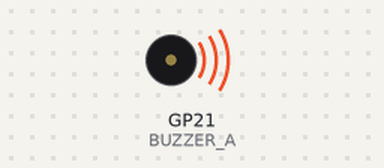
Simulated run of this program. Board: Raspberry Pi Pico running MicroPython. Parts: buzzer (waves = sounding). At 1.5 s the program stops and its outputs stay as they are.

Above: at 1.0 s.
At 1.5 s:
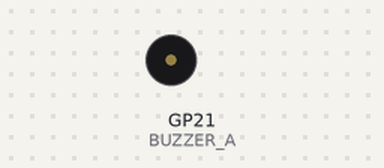
Timing chart, 0 to 3.0 s (numbered marks = the images above):
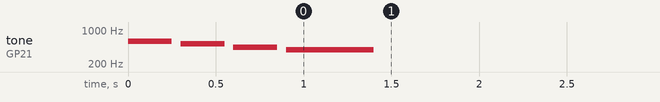

Measured:
- by itself, tone on GP21 (BUZZER_A): plays 587 Hz for 0.25 s, 523 Hz for 0.25 s, 440 Hz for 0.25 s, 392 Hz for 0.50 s

The program:

Happy.py
```python
import time
from machine import Pin, PWM

BUZZER_A = Pin(21, Pin.OUT)
buzzer_pwm = PWM(BUZZER_A)
buzzer_pwm.freq(1000)  # Definir uma frequência inicial válida
buzzer_pwm.duty_u16(0)  # Amplitude inicial é 0 para ficar silencioso

def sad():
    # Notas da melodia (em Hz)
    D5 = 587
    C5 = 523
    A4 = 440
    G4 = 392

    melody = [D5, C5, A4, G4]
    durations = [0.25, 0.25, 0.25, 0.5]  # Cada nota dura um quarto de segundo

    for note, duration in zip(melody, durations):
        buzzer_pwm.freq(note)
        buzzer_pwm.duty_u16(3000)  # Amplitude
        time.sleep(duration)
        buzzer_pwm.duty_u16(0)  # Silenciar entre notas
        time.sleep(0.05)  # Pausa entre notas

sad()
```
